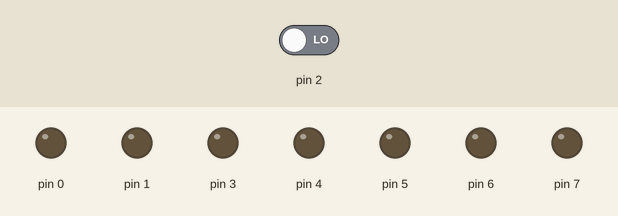
Recording of a sketch running on a simulated Arduino Uno, built with avr-gcc and run on an emulated ATmega328P. On the bench: output pins drawn as LEDs (lit = HIGH). Dashed ring = blinking. The test bench sets the inputs (shaded band); at power-on: pin 2 LOW.

Above: at 0.8 s.
0.9 s: pin 2 driven HIGH
At 1.15 s:
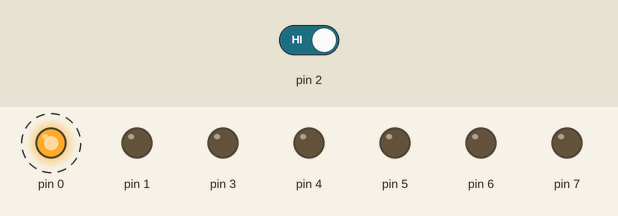
3.9 s: pin 2 driven LOW
At 5.0 s:
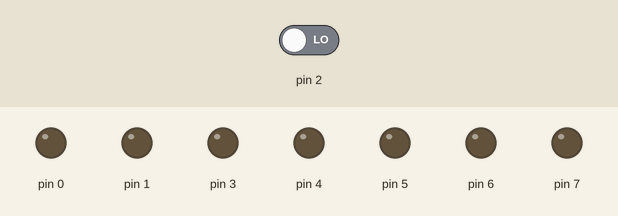
Timing chart, 0 to 6.9 s (numbered marks = the images above; inputs shaded):
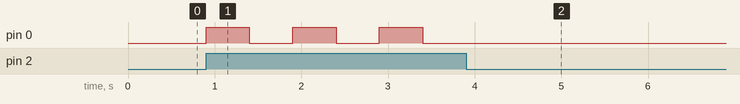

Measured:
- after the input at 0.9 s, pin 0: alternates HIGH for 0.50 s and LOW for 0.50 s, starting at once
- after the input at 3.9 s, pin 0: stops changing and stays LOW

The sketch:

Exp_13.ino
```cpp
#include<avr/io.h>
#include<util/delay.h>
#define checkbit(x,y)((x)&(y))
#define bitn(p)(0x01<<(p))
int main(void)
{
  DDRD = 0xFB;
  while(1)
{
  while(!(checkbit(PIND,bitn(2))));
  PORTD = 0x01;
  _delay_ms(500);
   while(!(checkbit(PIND,bitn(2))));
  PORTD = 0x00;
  _delay_ms(500);
  }
 }
```
